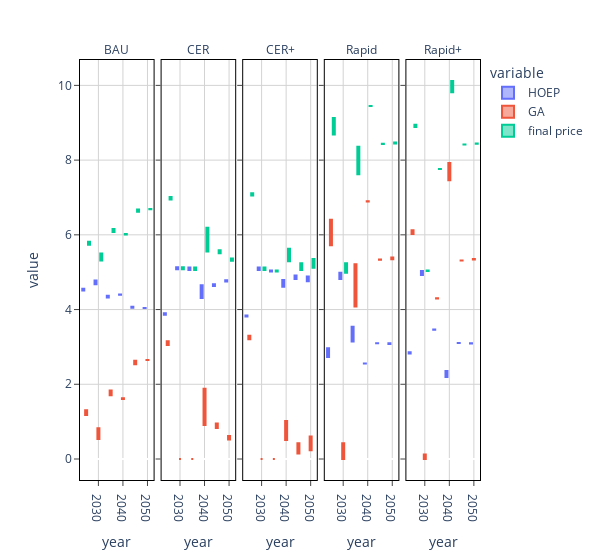

The notebook cell this image was saved under:
### Code cell
import sys
sys.path.insert(0,"abetam")
from abetam.figures import sciencify_plotly_fig
all_prices = pd.read_csv("prices_240513.csv").melt(id_vars=["year","province","iteration","scenario"])
fig = sciencify_plotly_fig(px.box(all_prices, x="year", y="value", color="variable", facet_col="scenario", width=600))
fig.for_each_annotation(lambda a: a.update(text=a.text.split("=")[1]))

### Figure 1 — Plotly figure (JSON) as saved in the notebook; plotly's stock layout.template omitted (floating-point values rounded to 4 significant figures)
{"data": [{"alignmentgroup": "True", "hovertemplate": "variable=HOEP<br>scenario=BAU<br>year=%{x}<br>value=%{y}<extra></extra>", "legendgroup": "HOEP", "marker": {"color": "#636efa"}, "name": "HOEP", "notched": false, "offsetgroup": "HOEP", "orientation": "v", "showlegend": true, "type": "box", "x": [2025, 2030, 2035, 2040, 2045, 2050, 2025, 2030, 2035, 2040, 2045, 2050], "x0": " ", "xaxis": "x", "y": [4.509, 4.677, 4.325, 4.398, 4.046, 4.039, 4.554, 4.779, 4.368, 4.403, 4.078, 4.039], "y0": " ", "yaxis": "y"}, {"alignmentgroup": "True", "hovertemplate": "variable=HOEP<br>scenario=CER<br>year=%{x}<br>value=%{y}<extra></extra>", "legendgroup": "HOEP", "marker": {"color": "#636efa"}, "name": "HOEP", "notched": false, "offsetgroup": "HOEP", "orientation": "v", "showlegend": false, "type": "box", "x": [2025, 2030, 2035, 2040, 2045, 2050, 2025, 2030, 2035, 2040, 2045, 2050], "x0": " ", "xaxis": "x2", "y": [3.864, 5.082, 5.123, 4.648, 4.633, 4.749, 3.9, 5.13, 5.062, 4.308, 4.676, 4.782], "y0": " ", "yaxis": "y2"}, {"alignmentgroup": "True", "hovertemplate": "variable=HOEP<br>scenario=CER+<br>year=%{x}<br>value=%{y}<extra></extra>", "legendgroup": "HOEP", "marker": {"color": "#636efa"}, "name": "HOEP", "notched": false, "offsetgroup": "HOEP", "orientation": "v", "showlegend": false, "type": "box", "x": [2025, 2030, 2035, 2040, 2045, 2050, 2025, 2030, 2035, 2040, 2045, 2050], "x0": " ", "xaxis": "x3", "y": [3.844, 5.126, 5.018, 4.609, 4.818, 4.756, 3.812, 5.059, 5.043, 4.788, 4.915, 4.883], "y0": " ", "yaxis": "y3"}, {"alignmentgroup": "True", "hovertemplate": "variable=HOEP<br>scenario=Rapid<br>year=%{x}<br>value=%{y}<extra></extra>", "legendgroup": "HOEP", "marker": {"color": "#636efa"}, "name": "HOEP", "notched": false, "offsetgroup": "HOEP", "orientation": "v", "showlegend": false, "type": "box", "x": [2025, 2030, 2035, 2040, 2045, 2050, 2025, 2030, 2035, 2040, 2045, 2050], "x0": " ", "xaxis": "x4", "y": [2.965, 4.983, 3.143, 2.553, 3.097, 3.079, 2.727, 4.818, 3.538, 2.554, 3.101, 3.096], "y0": " ", "yaxis": "y4"}, {"alignmentgroup": "True", "hovertemplate": "variable=HOEP<br>scenario=Rapid+<br>year=%{x}<br>value=%{y}<extra></extra>", "legendgroup": "HOEP", "marker": {"color": "#636efa"}, "name": "HOEP", "notched": false, "offsetgroup": "HOEP", "orientation": "v", "showlegend": false, "type": "box", "x": [2025, 2030, 2035, 2040, 2045, 2050, 2025, 2030, 2035, 2040, 2045, 2050], "x0": " ", "xaxis": "x5", "y": [2.859, 5.032, 3.461, 2.195, 3.108, 3.099, 2.824, 4.923, 3.463, 2.357, 3.108, 3.093], "y0": " ", "yaxis": "y5"}, {"alignmentgroup": "True", "hovertemplate": "variable=GA<br>scenario=BAU<br>year=%{x}<br>value=%{y}<extra></extra>", "legendgroup": "GA", "marker": {"color": "#EF553B"}, "name": "GA", "notched": false, "offsetgroup": "GA", "orientation": "v", "showlegend": true, "type": "box", "x": [2025, 2030, 2035, 2040, 2045, 2050, 2025, 2030, 2035, 2040, 2045, 2050], "x0": " ", "xaxis": "x", "y": [1.306, 0.8262, 1.832, 1.623, 2.628, 2.649, 1.178, 0.5331, 1.708, 1.608, 2.539, 2.651], "y0": " ", "yaxis": "y"}, {"alignmentgroup": "True", "hovertemplate": "variable=GA<br>scenario=CER<br>year=%{x}<br>value=%{y}<extra></extra>", "legendgroup": "GA", "marker": {"color": "#EF553B"}, "name": "GA", "notched": false, "offsetgroup": "GA", "orientation": "v", "showlegend": false, "type": "box", "x": [2025, 2030, 2035, 2040, 2045, 2050, 2025, 2030, 2035, 2040, 2045, 2050], "x0": " ", "xaxis": "x2", "y": [3.149, 0, 0, 0.9081, 0.9518, 0.6189, 3.048, 0, 0, 1.881, 0.8279, 0.5241], "y0": " ", "yaxis": "y2"}, {"alignmentgroup": "True", "hovertemplate": "variable=GA<br>scenario=CER+<br>year=%{x}<br>value=%{y}<extra></extra>", "legendgroup": "GA", "marker": {"color": "#EF553B"}, "name": "GA", "notched": false, "offsetgroup": "GA", "orientation": "v", "showlegend": false, "type": "box", "x": [2025, 2030, 2035, 2040, 2045, 2050, 2025, 2030, 2035, 2040, 2045, 2050], "x0": " ", "xaxis": "x3", "y": [3.207, 0, 0, 1.019, 0.4232, 0.5996, 3.3, 0, 0, 0.5068, 0.146, 0.2358], "y0": " ", "yaxis": "y3"}, {"alignmentgroup": "True", "hovertemplate": "variable=GA<br>scenario=Rapid<br>year=%{x}<br>value=%{y}<extra></extra>", "legendgroup": "GA", "marker": {"color": "#EF553B"}, "name": "GA", "notched": false, "offsetgroup": "GA", "orientation": "v", "showlegend": false, "type": "box", "x": [2025, 2030, 2035, 2040, 2045, 2050, 2025, 2030, 2035, 2040, 2045, 2050], "x0": " ", "xaxis": "x4", "y": [5.721, 0, 5.212, 6.899, 5.342, 5.395, 6.401, 0.4216, 4.081, 6.894, 5.331, 5.347], "y0": " ", "yaxis": "y4"}, {"alignmentgroup": "True", "hovertemplate": "variable=GA<br>scenario=Rapid+<br>year=%{x}<br>value=%{y}<extra></extra>", "legendgroup": "GA", "marker": {"color": "#EF553B"}, "name": "GA", "notched": false, "offsetgroup": "GA", "orientation": "v", "showlegend": false, "type": "box", "x": [2025, 2030, 2035, 2040, 2045, 2050, 2025, 2030, 2035, 2040, 2045, 2050], "x0": " ", "xaxis": "x5", "y": [6.024, 0, 4.302, 7.923, 5.311, 5.338, 6.123, 0.1231, 4.296, 7.458, 5.312, 5.355], "y0": " ", "yaxis": "y5"}, {"alignmentgroup": "True", "hovertemplate": "variable=final price<br>scenario=BAU<br>year=%{x}<br>value=%{y}<extra></extra>", "legendgroup": "final price", "marker": {"color": "#00cc96"}, "name": "final price", "notched": false, "offsetgroup": "final price", "orientation": "v", "showlegend": true, "type": "box", "x": [2025, 2030, 2035, 2040, 2045, 2050, 2025, 2030, 2035, 2040, 2045, 2050], "x0": " ", "xaxis": "x", "y": [5.815, 5.503, 6.157, 6.021, 6.675, 6.688, 5.732, 5.312, 6.076, 6.011, 6.617, 6.689], "y0": " ", "yaxis": "y"}, {"alignmentgroup": "True", "hovertemplate": "variable=final price<br>scenario=CER<br>year=%{x}<br>value=%{y}<extra></extra>", "legendgroup": "final price", "marker": {"color": "#00cc96"}, "name": "final price", "notched": false, "offsetgroup": "final price", "orientation": "v", "showlegend": false, "type": "box", "x": [2025, 2030, 2035, 2040, 2045, 2050, 2025, 2030, 2035, 2040, 2045, 2050], "x0": " ", "xaxis": "x2", "y": [7.014, 5.082, 5.123, 5.556, 5.585, 5.368, 6.948, 5.13, 5.062, 6.189, 5.504, 5.306], "y0": " ", "yaxis": "y2"}, {"alignmentgroup": "True", "hovertemplate": "variable=final price<br>scenario=CER+<br>year=%{x}<br>value=%{y}<extra></extra>", "legendgroup": "final price", "marker": {"color": "#00cc96"}, "name": "final price", "notched": false, "offsetgroup": "final price", "orientation": "v", "showlegend": false, "type": "box", "x": [2025, 2030, 2035, 2040, 2045, 2050, 2025, 2030, 2035, 2040, 2045, 2050], "x0": " ", "xaxis": "x3", "y": [7.051, 5.126, 5.018, 5.628, 5.241, 5.356, 7.111, 5.059, 5.043, 5.295, 5.061, 5.119], "y0": " ", "yaxis": "y3"}, {"alignmentgroup": "True", "hovertemplate": "variable=final price<br>scenario=Rapid<br>year=%{x}<br>value=%{y}<extra></extra>", "legendgroup": "final price", "marker": {"color": "#00cc96"}, "name": "final price", "notched": false, "offsetgroup": "final price", "orientation": "v", "showlegend": false, "type": "box", "x": [2025, 2030, 2035, 2040, 2045, 2050, 2025, 2030, 2035, 2040, 2045, 2050], "x0": " ", "xaxis": "x4", "y": [8.686, 4.983, 8.354, 9.452, 8.44, 8.474, 9.128, 5.24, 7.619, 9.449, 8.432, 8.443], "y0": " ", "yaxis": "y4"}, {"alignmentgroup": "True", "hovertemplate": "variable=final price<br>scenario=Rapid+<br>year=%{x}<br>value=%{y}<extra></extra>", "legendgroup": "final price", "marker": {"color": "#00cc96"}, "name": "final price", "notched": false, "offsetgroup": "final price", "orientation": "v", "showlegend": false, "type": "box", "x": [2025, 2030, 2035, 2040, 2045, 2050, 2025, 2030, 2035, 2040, 2045, 2050], "x0": " ", "xaxis": "x5", "y": [8.883, 5.032, 7.763, 10.12, 8.419, 8.437, 8.947, 5.046, 7.759, 9.815, 8.42, 8.448], "y0": " ", "yaxis": "y5"}], "layout": {"annotations": [{"font": {}, "showarrow": false, "text": "BAU", "x": 0.092, "xanchor": "center", "xref": "paper", "y": 1, "yanchor": "bottom", "yref": "paper"}, {"font": {}, "showarrow": false, "text": "CER", "x": 0.296, "xanchor": "center", "xref": "paper", "y": 1, "yanchor": "bottom", "yref": "paper"}, {"font": {}, "showarrow": false, "text": "CER+", "x": 0.5, "xanchor": "center", "xref": "paper", "y": 1, "yanchor": "bottom", "yref": "paper"}, {"font": {}, "showarrow": false, "text": "Rapid", "x": 0.704, "xanchor": "center", "xref": "paper", "y": 1, "yanchor": "bottom", "yref": "paper"}, {"font": {}, "showarrow": false, "text": "Rapid+", "x": 0.908, "xanchor": "center", "xref": "paper", "y": 1, "yanchor": "bottom", "yref": "paper"}], "boxmode": "group", "legend": {"title": {"text": "variable"}, "tracegroupgap": 0}, "margin": {"t": 60}, "plot_bgcolor": "white", "width": 600, "xaxis": {"anchor": "y", "domain": [0, 0.184], "gridcolor": "lightgrey", "linecolor": "black", "mirror": true, "showline": true, "ticks": "outside", "title": {"text": "year"}}, "xaxis2": {"anchor": "y2", "domain": [0.204, 0.388], "gridcolor": "lightgrey", "linecolor": "black", "matches": "x", "mirror": true, "showline": true, "ticks": "outside", "title": {"text": "year"}}, "xaxis3": {"anchor": "y3", "domain": [0.408, 0.592], "gridcolor": "lightgrey", "linecolor": "black", "matches": "x", "mirror": true, "showline": true, "ticks": "outside", "title": {"text": "year"}}, "xaxis4": {"anchor": "y4", "domain": [0.612, 0.796], "gridcolor": "lightgrey", "linecolor": "black", "matches": "x", "mirror": true, "showline": true, "ticks": "outside", "title": {"text": "year"}}, "xaxis5": {"anchor": "y5", "domain": [0.816, 1], "gridcolor": "lightgrey", "linecolor": "black", "matches": "x", "mirror": true, "showline": true, "ticks": "outside", "title": {"text": "year"}}, "yaxis": {"anchor": "x", "domain": [0, 1], "gridcolor": "lightgrey", "linecolor": "black", "mirror": true, "showline": true, "ticks": "outside", "title": {"text": "value"}}, "yaxis2": {"anchor": "x2", "domain": [0, 1], "gridcolor": "lightgrey", "linecolor": "black", "matches": "y", "mirror": true, "showline": true, "showticklabels": false, "ticks": "outside"}, "yaxis3": {"anchor": "x3", "domain": [0, 1], "gridcolor": "lightgrey", "linecolor": "black", "matches": "y", "mirror": true, "showline": true, "showticklabels": false, "ticks": "outside"}, "yaxis4": {"anchor": "x4", "domain": [0, 1], "gridcolor": "lightgrey", "linecolor": "black", "matches": "y", "mirror": true, "showline": true, "showticklabels": false, "ticks": "outside"}, "yaxis5": {"anchor": "x5", "domain": [0, 1], "gridcolor": "lightgrey", "linecolor": "black", "matches": "y", "mirror": true, "showline": true, "showticklabels": false, "ticks": "outside"}}}
